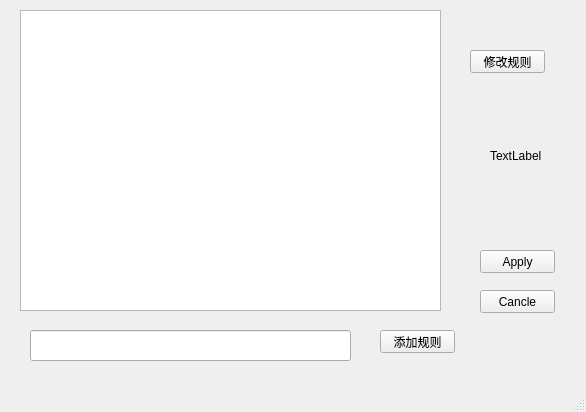
<?xml version="1.0" encoding="UTF-8"?>
<ui version="4.0">
 <class>Filter</class>
 <widget class="QMainWindow" name="Filter">
  <property name="geometry">
   <rect>
    <x>0</x>
    <y>0</y>
    <width>586</width>
    <height>412</height>
   </rect>
  </property>
  <property name="windowTitle">
   <string>MainWindow</string>
  </property>
  <widget class="QWidget" name="centralwidget">
   <widget class="QListView" name="listView">
    <property name="geometry">
     <rect>
      <x>20</x>
      <y>10</y>
      <width>421</width>
      <height>301</height>
     </rect>
    </property>
   </widget>
   <widget class="QPushButton" name="pushButton">
    <property name="geometry">
     <rect>
      <x>380</x>
      <y>330</y>
      <width>75</width>
      <height>23</height>
     </rect>
    </property>
    <property name="text">
     <string>添加规则</string>
    </property>
   </widget>
   <widget class="QLineEdit" name="lineEdit">
    <property name="geometry">
     <rect>
      <x>30</x>
      <y>330</y>
      <width>321</width>
      <height>31</height>
     </rect>
    </property>
   </widget>
   <widget class="QPushButton" name="pushButton_2">
    <property name="geometry">
     <rect>
      <x>470</x>
      <y>50</y>
      <width>75</width>
      <height>23</height>
     </rect>
    </property>
    <property name="text">
     <string>修改规则</string>
    </property>
   </widget>
   <widget class="QPushButton" name="pushButton_3">
    <property name="geometry">
     <rect>
      <x>480</x>
      <y>250</y>
      <width>75</width>
      <height>23</height>
     </rect>
    </property>
    <property name="text">
     <string>Apply</string>
    </property>
   </widget>
   <widget class="QPushButton" name="pushButton_4">
    <property name="geometry">
     <rect>
      <x>480</x>
      <y>290</y>
      <width>75</width>
      <height>23</height>
     </rect>
    </property>
    <property name="text">
     <string>Cancle</string>
    </property>
   </widget>
   <widget class="QLabel" name="label">
    <property name="geometry">
     <rect>
      <x>490</x>
      <y>140</y>
      <width>54</width>
      <height>31</height>
     </rect>
    </property>
    <property name="text">
     <string>TextLabel</string>
    </property>
   </widget>
  </widget>
  <widget class="QMenuBar" name="menubar">
   <property name="geometry">
    <rect>
     <x>0</x>
     <y>0</y>
     <width>586</width>
     <height>23</height>
    </rect>
   </property>
  </widget>
  <widget class="QStatusBar" name="statusbar"/>
 </widget>
 <resources/>
 <connections/>
</ui>
